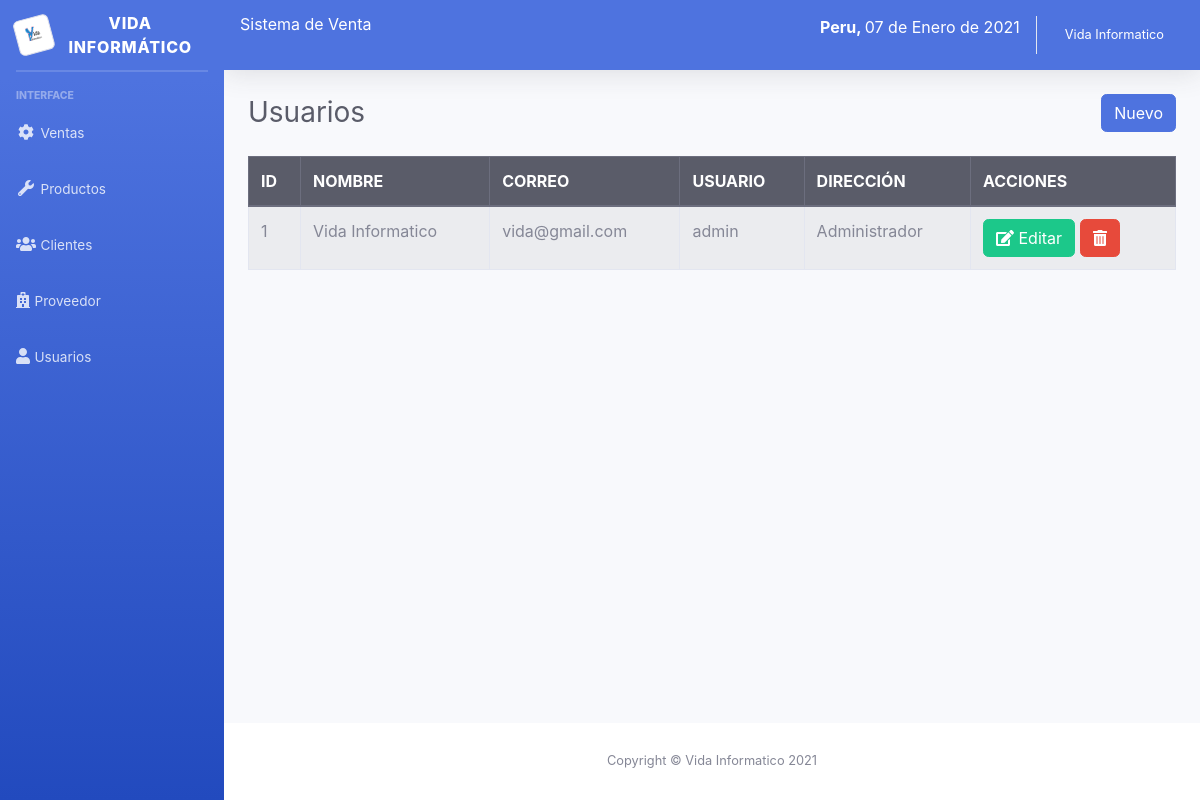
The page /sistema/lista_usuarios.php (signed in) on the database its author committed.
### tables this page shows
CREATE TABLE `usuario` (
  `idusuario` int(11) NOT NULL,
  `nombre` varchar(100) NOT NULL,
  `correo` varchar(100) NOT NULL,
  `usuario` varchar(20) NOT NULL,
  `clave` varchar(50) NOT NULL,
  `rol` int(11) NOT NULL
);

CREATE TABLE `rol` (
  `idrol` int(11) NOT NULL,
  `rol` varchar(50) NOT NULL
);

### sistema/lista_usuarios.php (the view)
<?php include_once "includes/header.php"; ?>
<div class="container-fluid">
	<div class="d-sm-flex align-items-center justify-content-between mb-4">
		<h1 class="h3 mb-0 text-gray-800">Usuarios</h1>
		<?php if ($_SESSION['rol'] == 1) { ?>
		<a href="registro_usuario.php" class="btn btn-primary">Nuevo</a>
		<?php } ?>
	</div>
	<div class="row">
		<div class="col-lg-12">
			<div class="table-responsive">
				<table class="table table-striped table-bordered" id="table">
					<thead class="thead-dark">
						<tr>
							<th>ID</th>
							<th>NOMBRE</th>
							<th>CORREO</th>
							<th>USUARIO</th>
							<th>DIRECCIÓN</th>
							<?php if ($_SESSION['rol'] == 1) { ?>
							<th>ACCIONES</th>
							<?php }?>
						</tr>
					</thead>
					<tbody>
						<?php
						include "../conexion.php";
						$query = mysqli_query($conexion, "SELECT u.idusuario, u.nombre, u.correo, u.usuario, r.rol FROM usuario u INNER JOIN rol r ON u.rol = r.idrol");
						$result = mysqli_num_rows($query);
						if ($result > 0) {
							while ($data = mysqli_fetch_assoc($query)) { ?>
								<tr>
									<td><?php echo $data['idusuario']; ?></td>
									<td><?php echo $data['nombre']; ?></td>
									<td><?php echo $data['correo']; ?></td>
									<td><?php echo $data['usuario']; ?></td>
									<td><?php echo $data['rol']; ?></td>
									<?php if ($_SESSION['rol'] == 1) { ?>
									<td>
										<a href="editar_usuario.php?id=<?php echo $data['idusuario']; ?>" class="btn btn-success"><i class='fas fa-edit'></i> Editar</a>
										<form action="eliminar_usuario.php?id=<?php echo $data['idusuario']; ?>" method="post" class="confirmar d-inline">
											<button class="btn btn-danger" type="submit"><i class='fas fa-trash-alt'></i> </button>
										</form>
									</td>
									<?php } ?>
								</tr>
						<?php }
						} ?>
					</tbody>
				</table>
			</div>
		</div>
	</div>
</div>
</div>
<?php include_once "includes/footer.php"; ?>

### rows shown on the page
usuario: idusuario "1", nombre "Vida Informatico", correo "vida@gmail.com", usuario "admin", rol.rol "Administrador"

### other values the page prints
fechaPeru() "07 de Enero de 2021"
$_SESSION['nombre'] "Vida Informatico"
